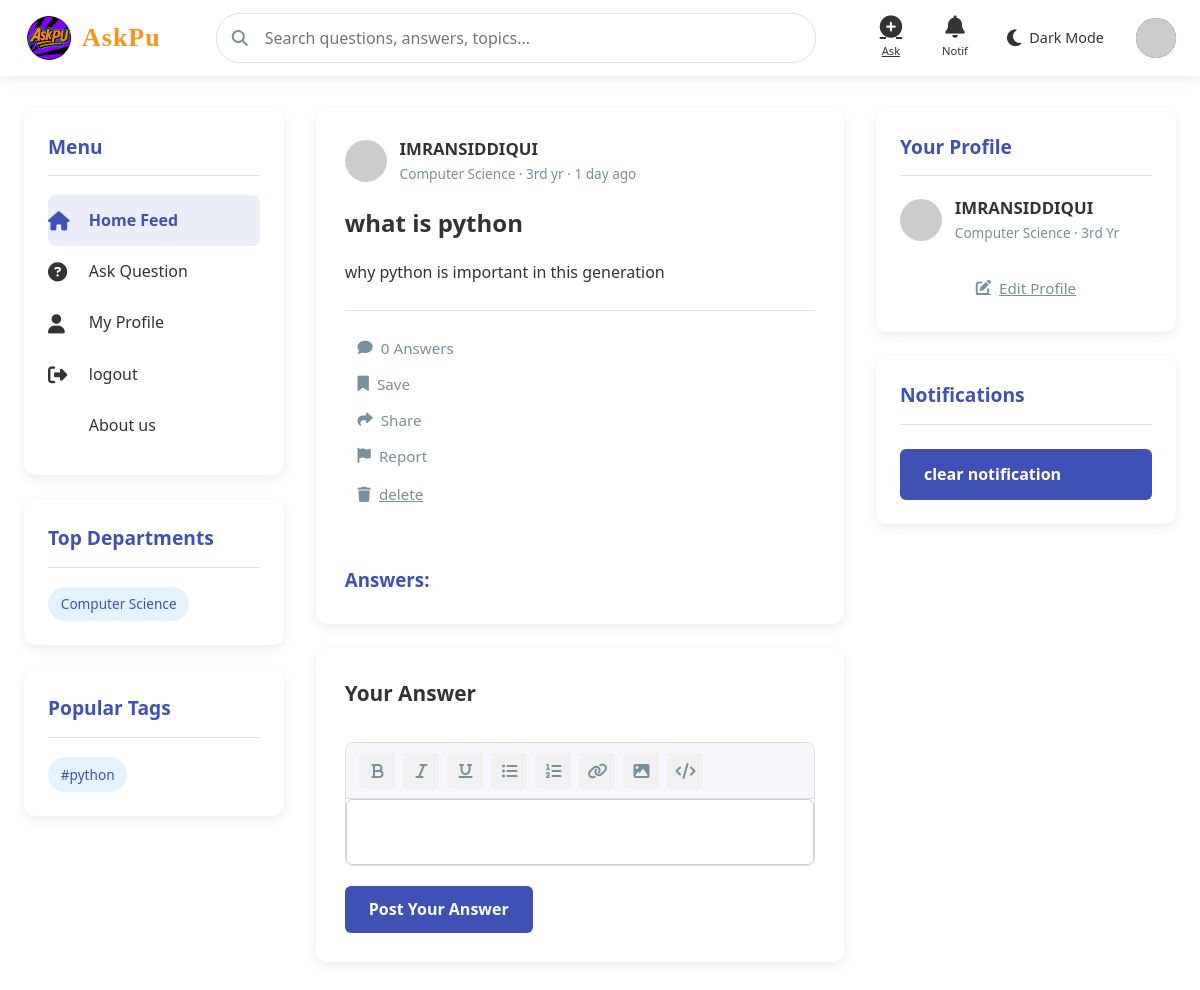
The page /index (signed in) on the database as committed earlier.
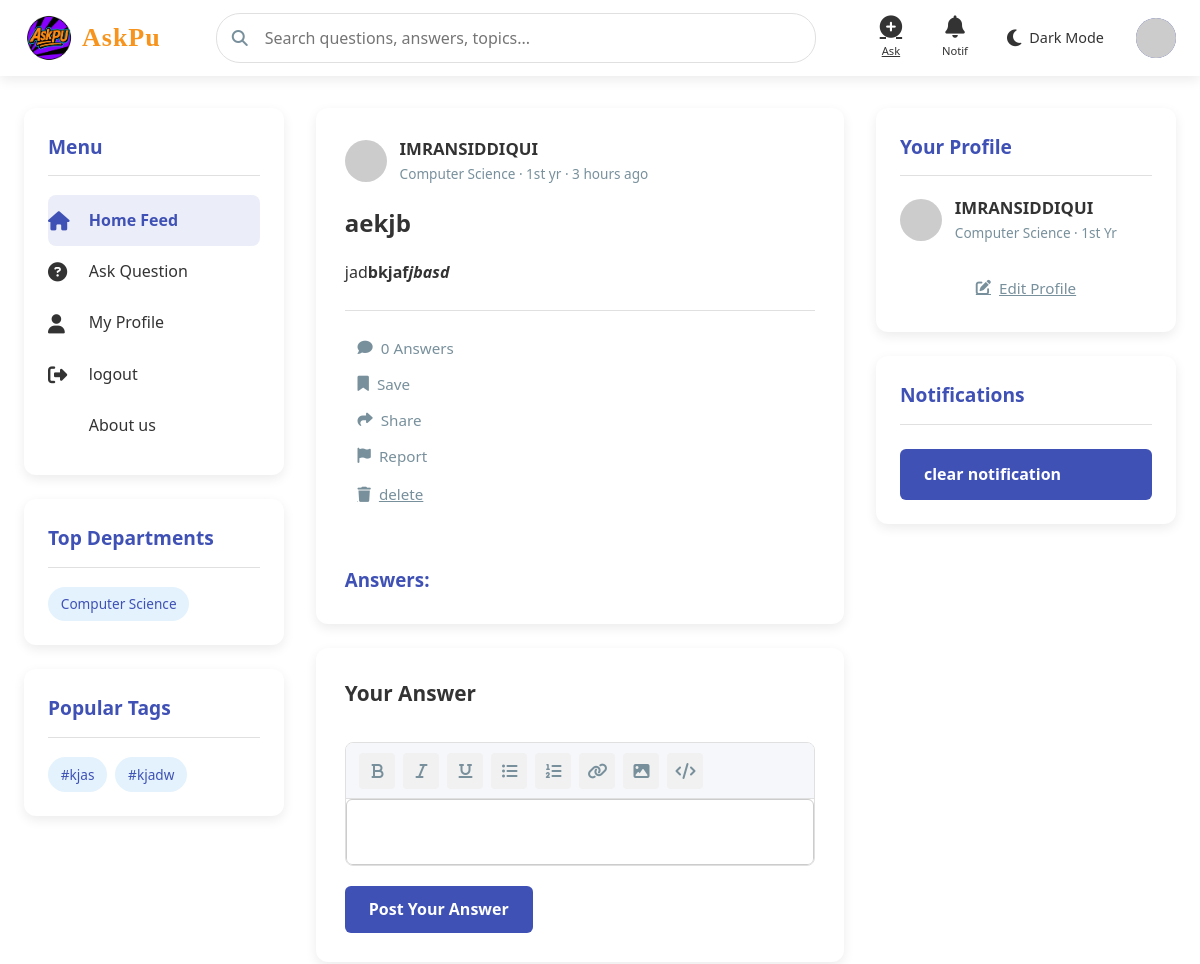
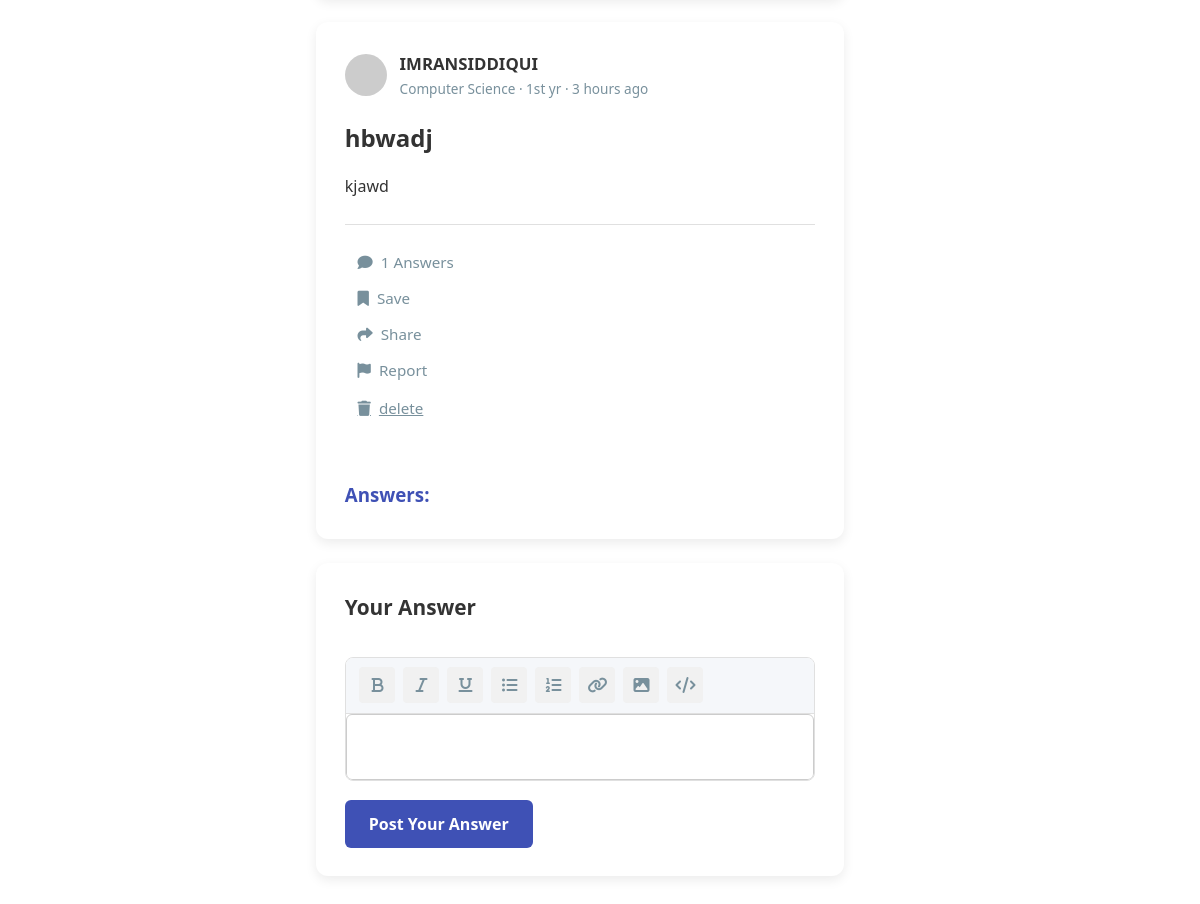
The same page on the database as committed later (2 pictures, top to bottom).
### app.py (models this page shows)
class Question(db.Model):
    id = db.Column(db.Integer, primary_key=True)
    title = db.Column(db.String(200), nullable=False)
    description = db.Column(db.Text, nullable=False)
    tags = db.Column(db.String(200), nullable=True)
    user_id = db.Column(db.Integer, db.ForeignKey('user.id'), nullable=False)
    created_at = db.Column(db.DateTime, default=datetime.utcnow)
    department = db.Column(db.String(50), nullable=True)
    subject = db.Column(db.String(50), nullable=True)
    image = db.Column(db.String(200), nullable=True)
    answers = db.relationship('Answer', backref='question', lazy=True, cascade="all, delete")

class User(db.Model):
    id = db.Column(db.Integer, primary_key=True)#use
    first_name=db.Column(db.String(90),unique=False, nullable=False)
    last_name=db.Column(db.String(90),unique=False, nullable=False)
    full_name=db.Column(db.String(90),unique=True, nullable=True)#use
    username = db.Column(db.String(80), unique=True, nullable=False)#use
    email = db.Column(db.String(120), unique=True, nullable=False)#use
    c_id = db.Column(db.String(200), nullable=False)#use
    password = db.Column(db.String(200), nullable=False)#use
    role = db.Column(db.String(20), default='student',nullable=True)#use
    department = db.Column(db.String(50), nullable=True)#use
    year = db.Column(db.String(90), nullable=True)#use
    bio = db.Column(db.Text, nullable=True)#use
    interest= db.Column(db.String(200), nullable=True)
    skiils=db.Column(db.String(200), nullable=True)
    location=db.Column(db.String(200), nullable=True)
    questions = db.relationship('Question', backref='author', lazy=True, cascade="all, delete")
    created_at = db.Column(db.DateTime, default=datetime.utcnow)
    answers = db.relationship('Answer', backref='author', lazy=True, cascade="all, delete")
    image = db.Column(db.String(300), nullable=True)
    otp=db.Column(db.Integer)#use
    achievement=db.Column(db.String(200), nullable=True)
    course=db.Column(db.String(200), nullable=True)
    verify= db.Column(db.Boolean, default=False)
    voted_on = db.relationship(
        'Answer',
        secondary=votes_association,
        back_populates='voters',
        cascade="all, delete"
    )

### app.py (the view)
@app.route('/index')
def index():
    user_id = session.get('user_id')
    if user_id:
        question = Question.query.order_by(desc(Question.created_at)).all()
        x = session.get('user_id')
        user=User.query.get(x)
        notifications = Notification.query.filter_by(recipient_id=user.id).order_by(desc(Notification.created_at)).all()
        question_list = Question.query.order_by(desc(Question.created_at)).all()
        all_tags = []
        for q in question_list:
            if q.tags:
                tags = [tag.strip() for tag in q.tags.split(',') if tag.strip()]
                all_tags.extend(tags)
        tag_counter = Counter(all_tags)
        top_tags = [tag for tag, count in tag_counter.most_common(10)]
        departments = db.session.query(Question.department).distinct().all()
        department_tags = [dept[0] for dept in departments if dept[0]]
        return render_template('index.html',user=user,questions=question,top_tags=top_tags,
                               department_tags=department_tags,
                               notifications=notifications)
    else:
        flash('You need to login first', 'warning')
        return redirect(url_for('login'))

### app.py (called while the page is built)
@app.template_filter('time_ago')
def time_ago(date):
    now = datetime.utcnow()
    diff = now - date
    periods = [
        ('year', 60*60*24*365),
        ('month', 60*60*24*30),
        ('day', 60*60*24),
        ('hour', 60*60),
        ('minute', 60),
        ('second', 1)
    ]
    for period, seconds in periods:
        value = diff.total_seconds() / seconds
        if value >= 1:
            value = int(value)
            return f"{value} {period}{'s' if value != 1 else ''} ago"
    return "just now"

    @property
    def score(self):
        total_upvotes = db.session.query(votes_association).filter_by(answer_id=self.id, vote_type='upvote').count()
        total_downvotes = db.session.query(votes_association).filter_by(answer_id=self.id, vote_type='downvote').count()
        return total_upvotes - total_downvotes

### templates/index.html (shortened to what the changed rows need)
<!DOCTYPE html>
<html lang="en">
<head>
    <link rel="stylesheet" href="https://cdnjs.cloudflare.com/ajax/libs/font-awesome/6.4.0/css/all.min.css">
    <link rel="stylesheet" href="{{url_for ('static',filename='css/styles.css')}}">
</head>
<body>
    <div class="main-container">
        <div class="sidebar">
            <div class="sidebar-card">
<div class="tag-list">
    {% for dept in department_tags %}
    <div class="tag">{{ dept }}</div>
    {% endfor %}
</div>
            </div>
            <div class="sidebar-card">
<div class="tag-list">
    {% for tag in top_tags %}
    <div class="tag">#{{ tag }}</div>
    {% endfor %}
</div>
            </div>
        </div>
        <div class="main-content">
{% for question in questions %}
            <div class="content-card slide-in">
                <div class="card-header">
                    <div class="user-info">
                        {% if question.author.image %}
  <img src="{{ url_for('static', filename='uploads/' + question.author.image) }}" alt="Avatar">
{% else %}
  <img src="https://api.dicebear.com/6.x/avataaars/svg?seed={{ question.author.username }}" alt="Default Avatar">
{% endif %}
                        <div class="user-details">
                            <div class="user-name">{{ question.author.full_name }}</div>
                            <div class="user-meta">{{question.author.department}} · {{question.author.year}} yr · {{ question.created_at|time_ago }}</div>
                        </div>
                    </div>
                </div>
                <h2 class="question-title">{{ question.title }}</h2>
                <div class="question-content">
                    {{ question.description |safe }}
                </div>
                <div class="question-footer">
                    <div class="action-buttons">
                        <button class="action-button">
                            <i class="fas fa-comment"></i>
                            <span>{{question.answers|length}} Answers</span>
                        </button>
                        <button class="action-button">
                            <i class="fas fa-bookmark"></i>
                            <span>Save</span>
                        </button>
                        <button class="action-button">
                            <i class="fas fa-share"></i>
                            <span>Share</span>
                        </button>
                        <button class="action-button">
                            <i class="fas fa-flag"></i>
                            <span>Report</span>
                        </button>
                        {% if question.author.id ==user.id%}
                       <a href="{{url_for('delete_q',question_id=question.id)}}" class="action-button">
                            <i class="fas fa-trash"></i>
                            <span>delete</span>
                       </a>
                       {% endif %}
                    </div>
                </div>
                <br>
                <br>
<h3 style="cursor: pointer; color: #3f51b5;" onclick="toggleAnswer('{{ question.id }}')">Answers:</h3>
</div>
            <div class="content-card slide-in" style="animation-delay: 0.2s;">
                <h3 class="form-title">Your Answer</h3>
                <form class="answer-form"  method="POST" action="{{ url_for('answer', question_id=question.id) }}">
                        <div class="rich-text-editor">
                            <div class="editor-toolbar">
                                <button class="tool-button" title="Bold"><i class="fas fa-bold"></i></button>
                                <button class="tool-button" title="Italic"><i class="fas fa-italic"></i></button>
                                <button class="tool-button" title="Underline"><i class="fas fa-underline"></i></button>
                                <button class="tool-button" title="List"><i class="fas fa-list-ul"></i></button>
                                <button class="tool-button" title="Numbered List"><i class="fas fa-list-ol"></i></button>
                                <button class="tool-button" title="Link"><i class="fas fa-link"></i></button>
                                <button class="tool-button" title="Image"><i class="fas fa-image"></i></button>
                                <button class="tool-button" title="Code"><i class="fas fa-code"></i></button>
                            </div>
                            <div class="editor-content" id="editor" contenteditable="true"></div>
                        </div>
                    <button type="submit" class="submit-button">Post Your Answer</button>
                </form>
            </div>
             {% endfor %}
        </div>
        <div class="right-sidebar">
            <div class="sidebar-card">
                <div class="user-info" style="margin-bottom: 1.5rem;">
                    <div class="user-details">
                        <div class="user-name">{{ user.full_name }}</div>
                        <div class="user-meta">{{user.department }} · {{user.year}} Yr</div>
                    </div>
                </div>
            </div>
</body>
</html>

Rows that differ between the two databases and show on the page:
removed Question: tags "python", author.full_name "IMRANSIDDIQUI", author.department "Computer Science", author.year "3rd", created_at "1 day ago", title "what is python", description "why python is important in this generation", answers|length "0"
added Question: tags "kjas", author.full_name "IMRANSIDDIQUI", author.department "Computer Science", author.year "1st", created_at "3 hours ago", title "aekjb", description "jad bkjaf jbasd", answers|length "0"
added Question: tags "kjadw", author.full_name "IMRANSIDDIQUI", author.department "Computer Science", author.year "1st", created_at "3 hours ago", title "hbwadj", description "kjawd", answers|length "1"
changed User "IMRANSIDDIQUI": year "3rd" → "1st"
